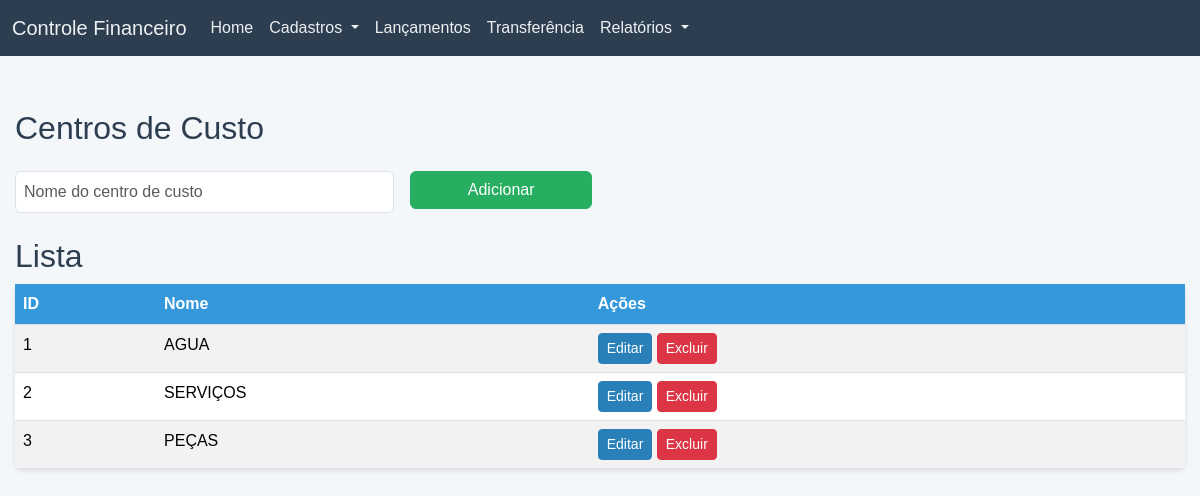
Page /centros_custo on the committed database.
### tables this page shows
CREATE TABLE centro_custo (
                 id INTEGER PRIMARY KEY AUTOINCREMENT,
                 nome TEXT NOT NULL);

### app.py (the view, shortened to what this page needs)
@app.route('/centros_custo', methods=['GET', 'POST'])
def centros_custo():
    centros_custo = get_centros_custo()
    return render_template('centros_custo.html', centros_custo=centros_custo)

### database.py (called while the page is built)
def get_db():
    if 'db' not in g:
        g.db = sqlite3.connect(DATABASE)
        g.db.row_factory = sqlite3.Row
    return g.db

### models.py (called while the page is built)
def get_centros_custo():
    conn = get_db()
    c = conn.cursor()
    c.execute("SELECT * FROM centro_custo")
    centros = c.fetchall()
    return centros

### templates/centros_custo.html (shortened to what this page needs)
{% extends "base.html" %}
{% block content %}
<h1 class="mb-4">Centros de Custo</h1>
<form method="POST" class="mb-4 row g-3">
    <div class="col-md-4">
        <input type="text" name="nome" class="form-control" placeholder="Nome do centro de custo" required>
    </div>
    <div class="col-md-2">
        <button type="submit" class="btn btn-success w-100">Adicionar</button>
    </div>
</form>
<h2>Lista</h2>
<table class="table table-striped table-hover">
    <thead>
        <tr>
            <th>ID</th>
            <th>Nome</th>
            <th>Ações</th>
        </tr>
    </thead>
    <tbody>
        {% for centro in centros_custo %}
        <tr>
            <td>{{ centro['id'] }}</td>
            <td>{{ centro['nome'] }}</td>
            <td>
                <button class="btn btn-primary btn-sm" data-bs-toggle="modal" data-bs-target="#editModal{{ centro['id'] }}">Editar</button>
                <form method="POST" style="display:inline;">
                    <button type="submit" name="delete" value="{{ centro['id'] }}" class="btn btn-danger btn-sm">Excluir</button>
                </form>
            </td>
        </tr>
        {% endfor %}
    </tbody>
</table>
{% endblock %}

### static/style.css (style rules this page uses)
body { background-color: #f4f7fa; font-family: 'Arial', 'Helvetica', sans-serif; margin: 0; padding-top: 70px; }
h1, h2 { color: #2c3e50; font-size: 2rem; }
.table { background-color: #fff; border-radius: 8px; box-shadow: 0 2px 5px rgba(0, 0, 0, 0.1); }
.table thead th { background-color: #3498db; color: #fff; }
.btn-primary { background-color: #2980b9; border-color: #2980b9; transition: background-color 0.3s ease; }
.btn-success { background-color: #27ae60; border-color: #27ae60; }
.form-control, .form-select { padding: 8px; font-size: 1rem; }

### rows in the picture
centro_custo: id "1", nome "AGUA"
centro_custo: id "2", nome "SERVIÇOS"
centro_custo: id "3", nome "PEÇAS"
